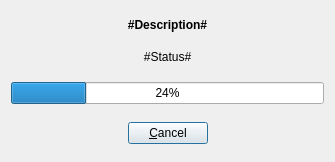
<?xml version="1.0" encoding="UTF-8"?>
<ui version="4.0">
 <class>ThreadedOperationDialog</class>
 <widget class="QDialog" name="ThreadedOperationDialog">
  <property name="geometry">
   <rect>
    <x>0</x>
    <y>0</y>
    <width>335</width>
    <height>162</height>
   </rect>
  </property>
  <property name="windowTitle">
   <string/>
  </property>
  <layout class="QVBoxLayout" name="verticalLayout">
   <property name="spacing">
    <number>18</number>
   </property>
   <property name="topMargin">
    <number>18</number>
   </property>
   <property name="bottomMargin">
    <number>0</number>
   </property>
   <item>
    <widget class="QLabel" name="labelDescription">
     <property name="font">
      <font>
       <weight>75</weight>
       <bold>true</bold>
      </font>
     </property>
     <property name="text">
      <string notr="true">#Description#</string>
     </property>
     <property name="alignment">
      <set>Qt::AlignCenter</set>
     </property>
    </widget>
   </item>
   <item>
    <widget class="QLabel" name="labelStatus">
     <property name="text">
      <string notr="true">#Status#</string>
     </property>
     <property name="alignment">
      <set>Qt::AlignCenter</set>
     </property>
    </widget>
   </item>
   <item>
    <widget class="QProgressBar" name="progressBar">
     <property name="value">
      <number>24</number>
     </property>
    </widget>
   </item>
   <item>
    <layout class="QHBoxLayout" name="horizontalLayout">
     <item>
      <spacer name="horizontalSpacer">
       <property name="orientation">
        <enum>Qt::Horizontal</enum>
       </property>
       <property name="sizeHint" stdset="0">
        <size>
         <width>40</width>
         <height>10</height>
        </size>
       </property>
      </spacer>
     </item>
     <item>
      <widget class="QPushButton" name="buttonCancel">
       <property name="text">
        <string>&amp;Cancel</string>
       </property>
      </widget>
     </item>
     <item>
      <spacer name="horizontalSpacer_2">
       <property name="orientation">
        <enum>Qt::Horizontal</enum>
       </property>
       <property name="sizeHint" stdset="0">
        <size>
         <width>40</width>
         <height>10</height>
        </size>
       </property>
      </spacer>
     </item>
    </layout>
   </item>
   <item>
    <spacer name="verticalSpacer">
     <property name="orientation">
      <enum>Qt::Vertical</enum>
     </property>
     <property name="sizeHint" stdset="0">
      <size>
       <width>17</width>
       <height>16</height>
      </size>
     </property>
    </spacer>
   </item>
  </layout>
  <action name="actionCancel">
   <property name="text">
    <string>&amp;Cancel</string>
   </property>
  </action>
 </widget>
 <layoutdefault spacing="6" margin="11"/>
 <resources/>
 <connections>
  <connection>
   <sender>actionCancel</sender>
   <signal>triggered()</signal>
   <receiver>ThreadedOperationDialog</receiver>
   <slot>onActionCancel()</slot>
   <hints>
    <hint type="sourcelabel">
     <x>-1</x>
     <y>-1</y>
    </hint>
    <hint type="destinationlabel">
     <x>167</x>
     <y>80</y>
    </hint>
   </hints>
  </connection>
  <connection>
   <sender>buttonCancel</sender>
   <signal>clicked()</signal>
   <receiver>actionCancel</receiver>
   <slot>trigger()</slot>
   <hints>
    <hint type="sourcelabel">
     <x>167</x>
     <y>131</y>
    </hint>
    <hint type="destinationlabel">
     <x>-1</x>
     <y>-1</y>
    </hint>
   </hints>
  </connection>
 </connections>
 <slots>
  <slot>onActionCancel()</slot>
 </slots>
</ui>
